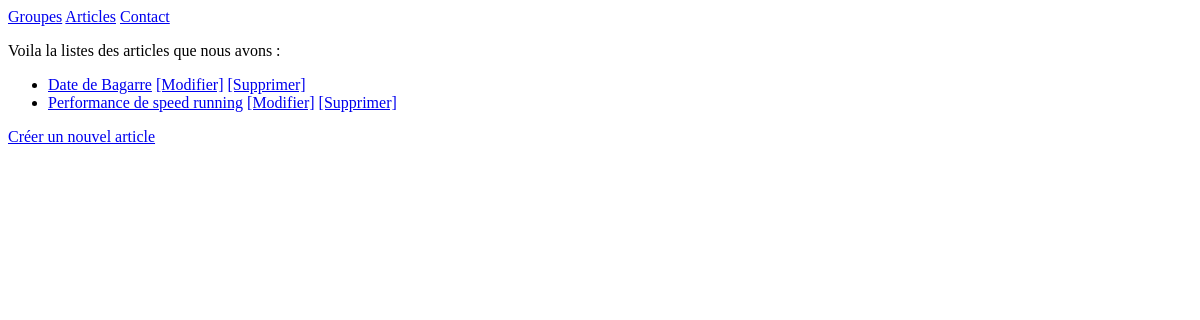
The page /news/ on the database as committed earlier.
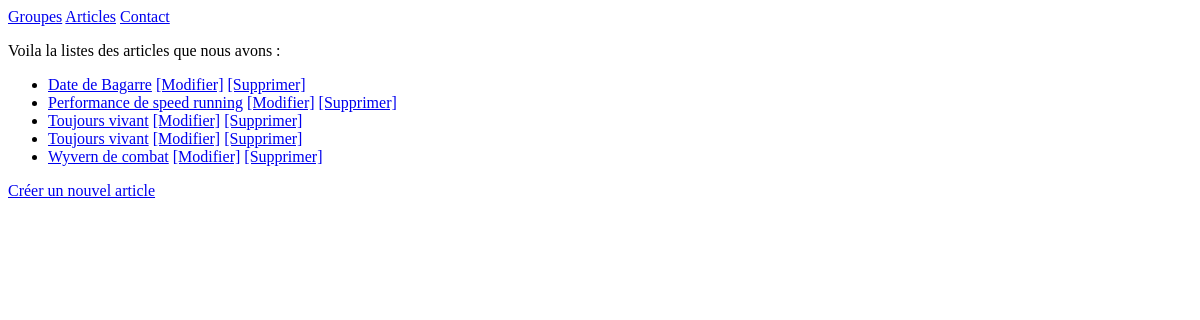
The same page on the database as committed later.
### listings/models.py (models this page shows, shortened)
class New(models.Model):
    title = models.fields.CharField(max_length=100)
    article = models.fields.CharField(max_length=1000)
    date = models.fields.DateField(default=date.today)
    band = models.ForeignKey(Band, null=True, on_delete=models.SET_NULL)

### listings/views.py (the view)
# urls.py: path('news/', views.news_list, name='news-list'),
def news_list(request):
    news = New.objects.all()
    return render(request, 'listings/news_list.html', {'news': news})

### listings/templates/listings/news_list.html
{% extends 'listings/base.html' %}
{% block content %}
<p>Voila la listes des articles que nous avons :</p>
<ul>
    {% for new in news %}
        <li>
            <a href="{% url 'new-detail' new.id %}">{{ new.title }}</a>
            <a href="{% url 'new-update' new.id %}">[Modifier]</a>
            <a href="{% url 'new-delete' new.id %}">[Supprimer]</a>
        </li>
    {% endfor %}
</ul>
<a href="{% url 'new-create' %}">Créer un nouvel article</a>
{% endblock %}

Rows that differ between the two databases and show on the page:
added New: title "Toujours vivant"
added New: title "Toujours vivant"
added New: title "Wyvern de combat"
